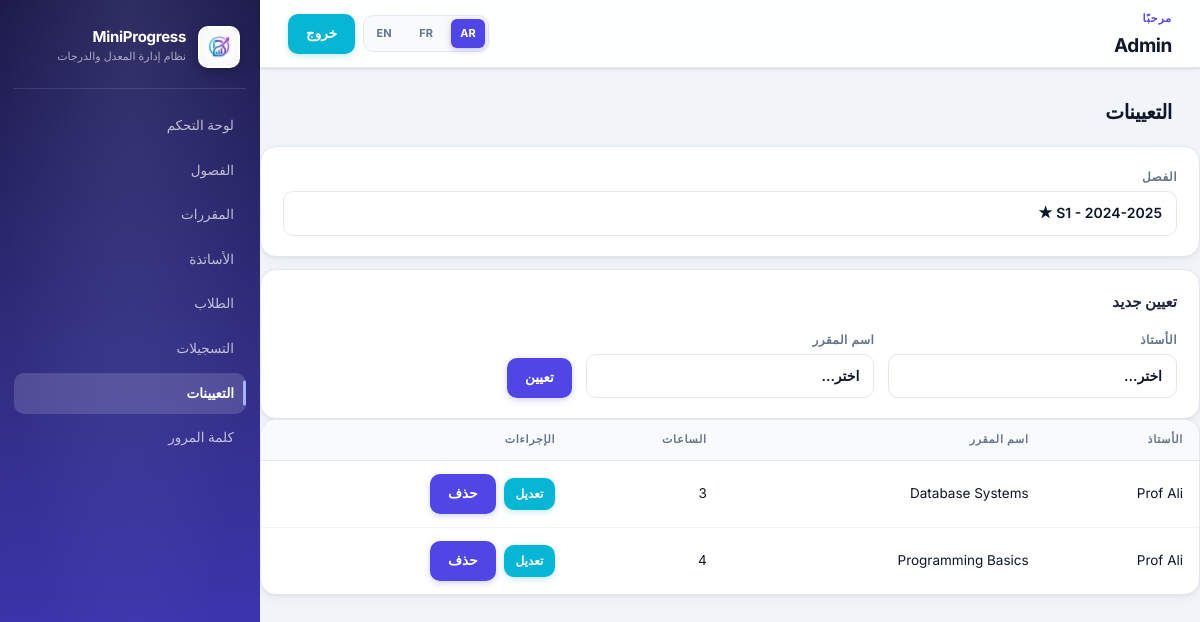
Screenshot of /project/index.php?page=admin.assignments&lang=ar (signed in) with the database file from the repository.
### tables this page shows
CREATE TABLE `assignments` (
  `id` int(11) NOT NULL AUTO_INCREMENT,
  `professor_id` int(11) NOT NULL,
  `course_id` int(11) NOT NULL,
  `assigned_at` timestamp NOT NULL DEFAULT current_timestamp(),
  PRIMARY KEY (`id`),
  UNIQUE KEY `uq_assign` (`professor_id`,`course_id`),
  KEY `course_id` (`course_id`)
);

CREATE TABLE `users` (
  `id` int(11) NOT NULL AUTO_INCREMENT,
  `name` varchar(100) NOT NULL,
  `email` varchar(150) NOT NULL,
  `password` varchar(255) NOT NULL,
  `role` enum('admin','professor','student') NOT NULL,
  `created_at` timestamp NOT NULL DEFAULT current_timestamp(),
  PRIMARY KEY (`id`),
  UNIQUE KEY `email` (`email`)
);

CREATE TABLE `courses` (
  `id` int(11) NOT NULL AUTO_INCREMENT,
  `name` varchar(150) NOT NULL,
  `credits` int(11) NOT NULL DEFAULT 1,
  `semester_id` int(11) NOT NULL,
  `created_at` timestamp NOT NULL DEFAULT current_timestamp(),
  PRIMARY KEY (`id`),
  KEY `semester_id` (`semester_id`)
);

### controllers/AdminController.php (called while the page is built, shortened)
<?php
class AdminController {
    private $db;
    public function __construct($db) {
        $this->db = $db;
    }
    public function assignments() {
        require_once __DIR__ . '/../models/Assignment.php';
        require_once __DIR__ . '/../models/Semester.php';
        $semesterModel = new Semester($this->db);
        $activeSem     = $semesterModel->getActive();
        $semId         = (int)($_GET['semester_id'] ?? ($activeSem['id'] ?? 0));
        $editId        = $_GET['edit'] ?? null;
        $assignModel   = new Assignment($this->db);
        $assignments   = $semId ? $assignModel->getBySemester($semId) : $assignModel->getAll();
        $semesters     = $semesterModel->getAll();
        $edit          = $editId ? $assignModel->find($editId) : null;
        require_once __DIR__ . '/../views/admin/assignments.php';
    }
}

### project/index.php (called while the page is built, shortened)
<?php
require_once __DIR__ . '/../controllers/AdminController.php';
require_once __DIR__ . '/../controllers/StudentController.php';
$db = getDatabaseConnection();
switch (true) {
    case (str_starts_with($page, 'admin.')):
        $controller = new AdminController($db);
        break;
}
$parts  = explode('.', $page);
$action = $parts[1] ?? $page;
$controller->$action();

### project/i18n.php (called while the page is built, shortened)
<?php
function currentLang() {
    return $_SESSION['lang'] ?? 'ar';
}
function isRtl() {
    return currentLang() === 'ar';
}
function langUrl($lang) {
    $params = $_GET;
    $params['lang'] = $lang;
    return 'index.php?' . http_build_query($params);
}
function pageUrl($page, $params = []) {
    return 'index.php?' . http_build_query(array_merge(['page' => $page, 'lang' => currentLang()], $params));
}
function t($key) {
    $lang = currentLang();
    return $texts[$lang][$key] ?? $texts['en'][$key] ?? $key;
}

### models/Semester.php (called while the page is built, shortened)
<?php
class Semester {
    private $db;
    public function __construct($db) { $this->db = $db; }
    public function getActive() {
        return $this->db->query("SELECT * FROM semesters WHERE is_active=1 LIMIT 1")->fetch(PDO::FETCH_ASSOC);
    }
    public function getAll() {
        return $this->db->query("SELECT * FROM semesters ORDER BY year DESC, label ASC")->fetchAll(PDO::FETCH_ASSOC);
    }
}

### models/Assignment.php (called while the page is built, shortened)
<?php
class Assignment {
    private $db;
    public function __construct($db) { $this->db = $db; }
    public function getBySemester($semesterId) {
        $sql = "SELECT a.id, a.professor_id, a.course_id,
                       u.name AS professor_name,
                       c.name AS course_name, c.credits
                FROM assignments a
                JOIN users u   ON a.professor_id = u.id
                JOIN courses c ON a.course_id = c.id
                WHERE c.semester_id = ?
                ORDER BY u.name ASC, c.name ASC";
        $stmt = $this->db->prepare($sql);
        $stmt->execute([$semesterId]);
        return $stmt->fetchAll(PDO::FETCH_ASSOC);
    }
}

### views/admin/assignments.php (the view, shortened to what this page needs)
<?php include __DIR__ . '/layout/header.php'; ?>
<?php include __DIR__ . '/layout/sidebar.php'; ?>
<h2 class="page-title"><?= t('assignments') ?></h2>
<form class="panel mb-3" method="GET" action="index.php" style="display:flex;gap:12px;align-items:flex-end;">
    <label style="flex:1"><?= currentLang()==='ar'?'الفصل':'Semester' ?>
        <select name="semester_id" onchange="this.form.submit()">
            <?php foreach ($semesters as $s): ?>
            <option value="<?= $s['id'] ?>" <?= $semId == $s['id'] ? 'selected' : '' ?>>
                <?= htmlspecialchars($s['label']) ?> - <?= htmlspecialchars($s['year']) ?> <?= $s['is_active'] ? '★' : '' ?>
            </option>
            <?php endforeach; ?>
        </select>
    </label>
</form>
<section class="panel">
    <h3><?= $edit ? (currentLang()==='ar'?'تعديل التعيين':'Edit Assignment') : (currentLang()==='ar'?'تعيين جديد':'New Assignment') ?></h3>
    <form method="POST" action="<?= pageUrl('admin.saveAssignment') ?>" class="form-grid">
        <label><?= t('professor') ?>
            <select name="professor_id" required>
                <option value=""><?= currentLang()==='ar'?'اختر...':'Choose...' ?></option>
            </select>
        </label>
        <label><?= t('course_name') ?>
            <select name="course_id" required>
                <option value=""><?= currentLang()==='ar'?'اختر...':'Choose...' ?></option>
            </select>
        </label>
        <div>
            <button class="btn btn-primary"><?= $edit ? t('save') : t('assign') ?></button>
        </div>
    </form>
</section>
<div class="table-wrap">
    <table>
        <thead><tr>
            <th><?= t('professor') ?></th>
            <th><?= t('course_name') ?></th>
            <th><?= t('credits') ?></th>
            <th><?= t('actions') ?></th>
        </tr></thead>
        <tbody>
        <?php foreach ($assignments as $a): ?>
        <tr>
            <td><?= htmlspecialchars($a['professor_name']) ?></td>
            <td><?= htmlspecialchars($a['course_name']) ?></td>
            <td><?= (int)$a['credits'] ?></td>
            <td class="actions">
                <a href="<?= pageUrl('admin.assignments', ['edit' => $a['id'], 'semester_id' => $semId]) ?>" class="btn btn-secondary btn-sm"><?= currentLang()==='ar'?'تعديل':'Edit' ?></a>
                <form method="POST" action="<?= pageUrl('admin.deleteAssignment') ?>" style="display:inline;"
                      onsubmit="return confirm('<?= currentLang()==='ar'?'حذف؟':'Delete?' ?>')">
                    <button class="btn btn-danger btn-sm"><?= t('delete') ?></button>
                </form>
            </td>
        </tr>
        <?php endforeach; ?>
        </tbody>
    </table>
</div>
<?php include __DIR__ . '/layout/footer.php'; ?>

### views/admin/layout/header.php (shortened to what this page needs)
<!DOCTYPE html>
<html lang="<?= currentLang() ?>" dir="<?= isRtl() ? 'rtl' : 'ltr' ?>">
<head>
    <link rel="stylesheet" href="../public/css/style.css">
</head>
<body>

### views/admin/layout/sidebar.php (shortened to what this page needs)
<?php
$role = $_SESSION['user']['role'] ?? '';
$nav = [
    'admin' => [
        'admin.dashboard'   => 'dashboard',
        'admin.semesters'   => 'semesters',
        'admin.courses'     => 'courses',
        'admin.professors'  => 'professors',
        'admin.students'    => 'students',
        'admin.enrollments' => 'enrollments',
        'admin.assignments' => 'assignments',
    ],
    'professor' => [
        'professor.grades' => 'enter_grades',
    ],
    'student' => [
        'student.dashboard' => 'dashboard',
        'student.history'   => 'history',
    ],
];
$currentPage = $_GET['page'] ?? '';
?>
<div class="app-shell">
    <aside class="sidebar">
        <a class="brand" href="<?= pageUrl($role === 'admin' ? 'admin.dashboard' : ($role === 'professor' ? 'professor.grades' : 'student.dashboard')) ?>">
            <img class="brand-logo" src="../public/images/miniprogress-logo.png" alt="<?= t('app_name') ?>">
            <span>
                <strong><?= t('app_name') ?></strong>
                <small><?= t('app_subtitle') ?></small>
            </span>
        </a>
        <nav class="nav">
            <?php foreach (($nav[$role] ?? []) as $page => $label): ?>
                <a class="<?= $currentPage === $page ? 'active' : '' ?>" href="<?= pageUrl($page) ?>"><?= t($label) ?></a>
            <?php endforeach; ?>
            <a class="<?= $currentPage === 'changePassword' ? 'active' : '' ?>" href="<?= pageUrl('changePassword') ?>">
                <?= currentLang() === 'fr' ? 'Mot de passe' : (currentLang() === 'en' ? 'Password' : 'كلمة المرور') ?>
            </a>
        </nav>
    </aside>
    <main class="content">
        <header class="topbar">
            <div>
                <span class="eyebrow"><?= t('welcome') ?></span>
                <h1><?= htmlspecialchars($_SESSION['user']['name'] ?? t('app_name')) ?></h1>
            </div>
            <div class="top-actions">
                <div class="lang-switch">
                    <a class="<?= currentLang() === 'ar' ? 'active' : '' ?>" href="<?= langUrl('ar') ?>">AR</a>
                    <a class="<?= currentLang() === 'fr' ? 'active' : '' ?>" href="<?= langUrl('fr') ?>">FR</a>
                    <a class="<?= currentLang() === 'en' ? 'active' : '' ?>" href="<?= langUrl('en') ?>">EN</a>
                </div>
                <a class="btn btn-secondary" href="<?= pageUrl('logout') ?>"><?= t('logout') ?></a>
            </div>
        </header>

### views/admin/layout/footer.php (shortened to what this page needs)
    </main>
</div>
</body>
</html>

### rows the page displays
assignments: professor.name "Prof Ali", course.name "Database Systems", course.credits "3"
assignments: professor.name "Prof Ali", course.name "Programming Basics", course.credits "4"

### other values shown
t('app_name') "MiniProgress"
t('app_subtitle') "نظام إدارة المعدل والدرجات"
t($label) "لوحة التحكم"
t($label) "الفصول"
t($label) "المقررات"
t($label) "الأساتذة"
t($label) "الطلاب"
t($label) "التسجيلات"
t($label) "التعيينات"
t('welcome') "مرحبًا"
$_SESSION['user']['name'] "Admin"
t('logout') "خروج"
t('assignments') "التعيينات"
t('professor') "الأستاذ"
t('course_name') "اسم المقرر"
